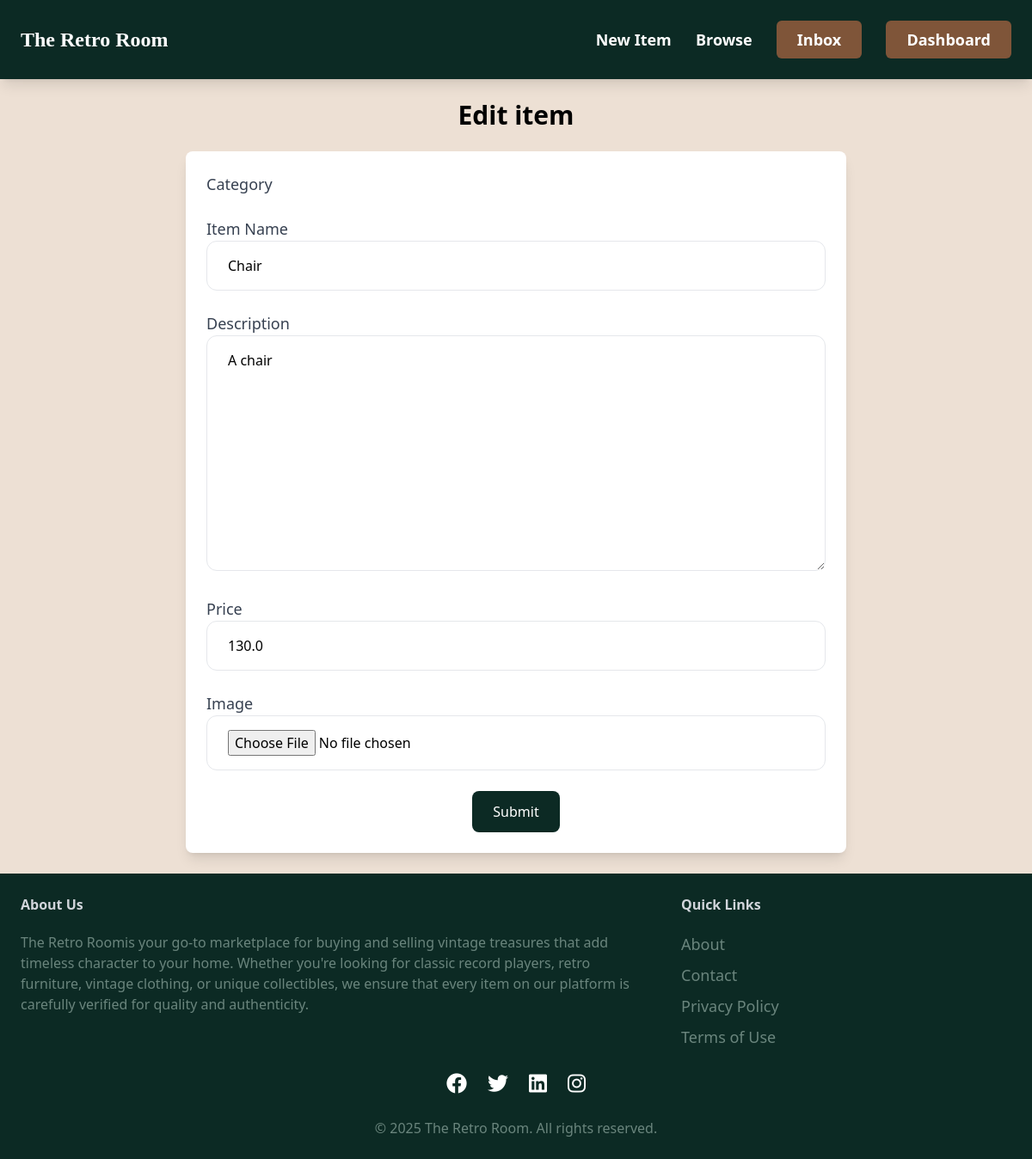
The app's page /items/8/edit/ (signed in), older data.
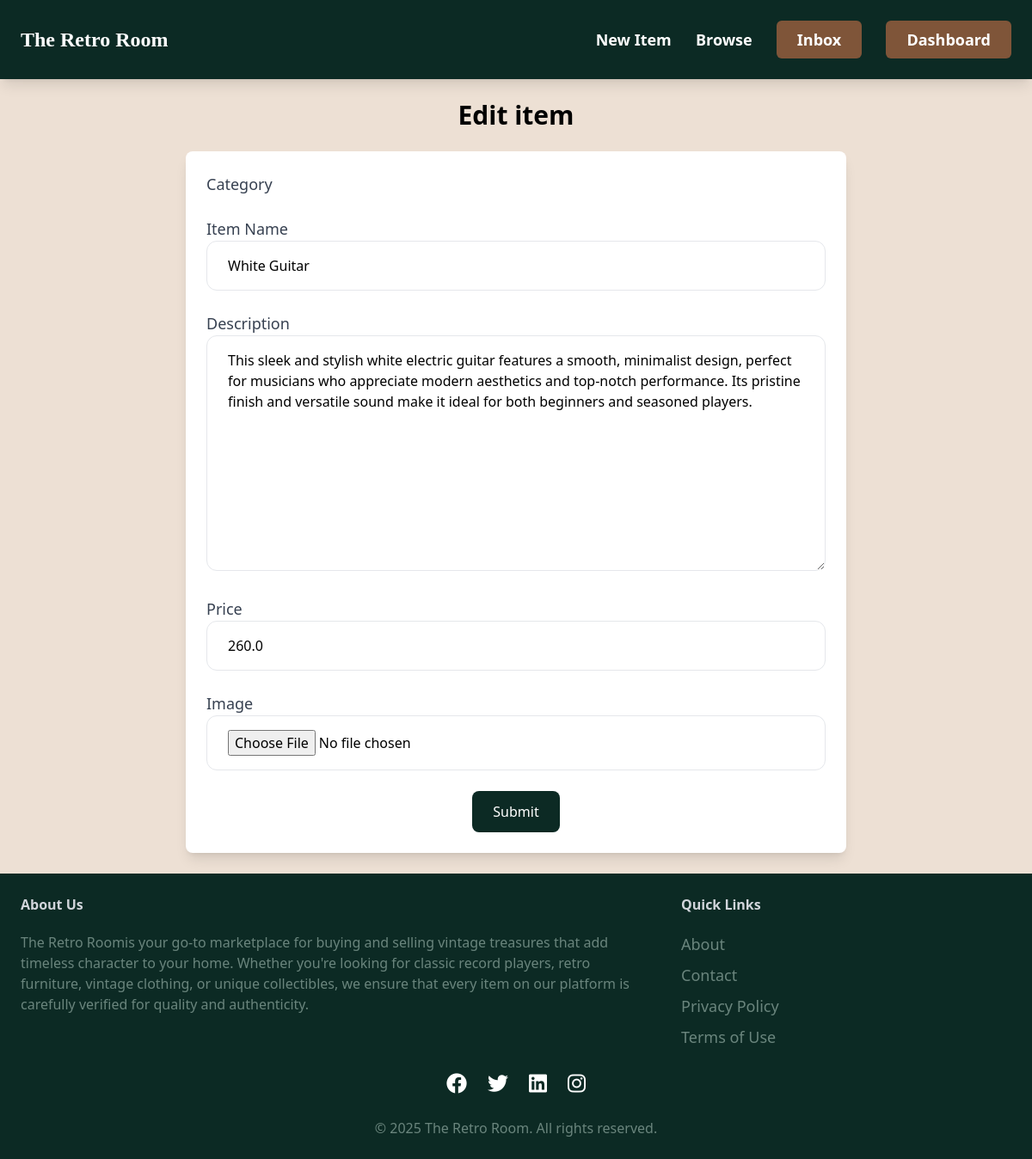
The same page, newer data.
### item/models.py (models this page shows, shortened)
class Item(models.Model):
    category = models.ForeignKey(Category, related_name='items', on_delete=models.CASCADE)
    name = models.CharField(max_length=255)
    description = models.TextField(blank=True, null=True)
    price = models.FloatField()
    image = models.ImageField(upload_to='item_images', blank=True, null=True)
    is_sold = models.BooleanField(default=False)
    created_by = models.ForeignKey(User, related_name='items', on_delete=models.CASCADE)
    created_at = models.DateTimeField(auto_now_add=True)

### item/views.py (the view)
# urls.py: path('<int:pk>/edit/', views.edit, name="edit"),
@login_required
def edit(request, pk):
    item = get_object_or_404(Item, pk=pk, created_by=request.user)
    if request.method == 'POST':
        form = EditItemForm(request.POST, request.FILES, instance=item)
        if form.is_valid():
            form.save()
            return redirect('item:detail', pk=item.id)
    else:
        form = EditItemForm(instance=item)
    return render(request, 'item/form.html', {
        'form': form,
        'title': 'Edit item',
    })

### item/forms.py
class EditItemForm(forms.ModelForm):
    class Meta:
        model = Item
        fields = ( 'name', 'description', 'price', 'image', 'is_sold')
        widgets = {
            'name' : forms.TextInput(attrs={
                'class': INPUT_CLASSES
            }),
            'description': forms.Textarea(attrs={
                'class': INPUT_CLASSES
            }),
              'price' : forms.TextInput(attrs={
                'class': INPUT_CLASSES
            }),
              'image' : forms.FileInput(attrs={
                'class': INPUT_CLASSES
            }),
        }

### item/templates/item/form.html (shortened to what this page needs)
{% extends 'core/base.html' %}
{% block content %}
<h1 class="mb-6 text-3xl font-sans-serif font-bold text-center">{{ title }} </h1>
<form method="post" action="." enctype="multipart/form-data" class="max-w-3xl mx-auto p-6 bg-white shadow-lg rounded-lg">
    <div class="space-y-6">
        <div>
            <label for="id_category" class="block text-lg font-medium text-gray-700">Category</label>
        </div>
        <div>
            <label for="id_name" class="block text-lg font-medium text-gray-700">Item Name</label>
            {{ form.name }}
        </div>
        <div>
            <label for="id_description" class="block text-lg font-medium text-gray-700">Description</label>
            {{ form.description }}
        </div>
        <div>
            <label for="id_price" class="block text-lg font-medium text-gray-700">Price</label>
            {{ form.price }}
        </div>
        <div>
            <label for="id_image" class="block text-lg font-medium text-gray-700">Image</label>
            {{ form.image }}
        </div>
    </div>
    <div class="mt-6 text-center">
        <button type="submit" class="bg-[#0C2A24] text-white py-3 px-6 rounded-lg font-medium transition-transform duration-300 ease-in-out hover:bg-[#0a1e1b] hover:scale-105">
            Submit
        </button>
    </div>
</form>
{% endblock %}

Row changes from the older to the newer data that the page shows:
changed Item: name "Chair" → "White Guitar"; description "A chair" → "This sleek and stylish white electric guitar features a smooth, minimalist design, perfect for musicians who appreciate modern aesthetics and top-notch performance. Its pristine finish and versatile sound make it ideal for both beginners and seasoned players."; price "130.0" → "260.0"
